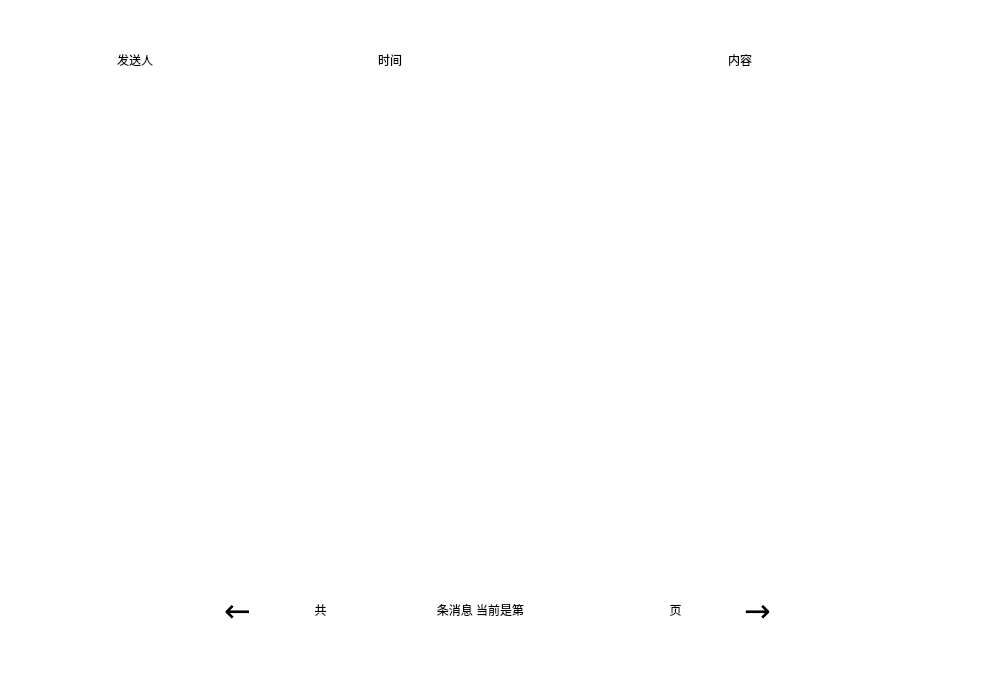
<?xml version="1.0" encoding="UTF-8"?>
<ui version="4.0">
 <class>msgbox</class>
 <widget class="QWidget" name="msgbox">
  <property name="geometry">
   <rect>
    <x>0</x>
    <y>0</y>
    <width>982</width>
    <height>678</height>
   </rect>
  </property>
  <property name="windowTitle">
   <string>消息信箱</string>
  </property>
  <property name="styleSheet">
   <string notr="true">background:white;
</string>
  </property>
  <widget class="QLabel" name="page">
   <property name="geometry">
    <rect>
     <x>570</x>
     <y>590</y>
     <width>61</width>
     <height>40</height>
    </rect>
   </property>
   <property name="styleSheet">
    <string notr="true">font: 75 16pt &quot;Heiti SC&quot;;</string>
   </property>
   <property name="text">
    <string/>
   </property>
   <property name="alignment">
    <set>Qt::AlignCenter</set>
   </property>
  </widget>
  <widget class="QLabel" name="page_2">
   <property name="geometry">
    <rect>
     <x>420</x>
     <y>590</y>
     <width>121</width>
     <height>40</height>
    </rect>
   </property>
   <property name="styleSheet">
    <string notr="true">font: 75 16pt &quot;Heiti SC&quot;;</string>
   </property>
   <property name="text">
    <string>条消息 当前是第</string>
   </property>
   <property name="alignment">
    <set>Qt::AlignCenter</set>
   </property>
  </widget>
  <widget class="QLabel" name="page3">
   <property name="geometry">
    <rect>
     <x>300</x>
     <y>590</y>
     <width>41</width>
     <height>40</height>
    </rect>
   </property>
   <property name="styleSheet">
    <string notr="true">font: 75 16pt &quot;Heiti SC&quot;;</string>
   </property>
   <property name="text">
    <string>共</string>
   </property>
   <property name="alignment">
    <set>Qt::AlignCenter</set>
   </property>
  </widget>
  <widget class="QLabel" name="page_5">
   <property name="geometry">
    <rect>
     <x>650</x>
     <y>590</y>
     <width>51</width>
     <height>40</height>
    </rect>
   </property>
   <property name="styleSheet">
    <string notr="true">font: 75 16pt &quot;Heiti SC&quot;;</string>
   </property>
   <property name="text">
    <string>页</string>
   </property>
   <property name="alignment">
    <set>Qt::AlignCenter</set>
   </property>
  </widget>
  <widget class="QPushButton" name="last_page">
   <property name="geometry">
    <rect>
     <x>200</x>
     <y>590</y>
     <width>75</width>
     <height>40</height>
    </rect>
   </property>
   <property name="styleSheet">
    <string notr="true">
QPushButton#last_page
{
    font:24pt,black;
    background-color:white;
    border-radius:5px;
}

QPushButton#last_page:hover
{
   font:24pt,rgb(0, 172, 230);
    background-color:white;
}

QPushButton#last_page:pressed
{
   font:24pt,rgb(0, 172, 230);
    background-color:white;
    padding-left:3px;
    padding-top:3px;
}

</string>
   </property>
   <property name="text">
    <string>←</string>
   </property>
  </widget>
  <widget class="QPushButton" name="next_page">
   <property name="geometry">
    <rect>
     <x>720</x>
     <y>590</y>
     <width>75</width>
     <height>40</height>
    </rect>
   </property>
   <property name="styleSheet">
    <string notr="true">
QPushButton#next_page
{
    font:24pt,black;
    background-color:white;
    border-radius:5px;
}

QPushButton#next_page:hover
{
   font:24pt,rgb(0, 172, 230);
    background-color:white;
}

QPushButton#next_page:pressed
{
   font:24pt,rgb(0, 172, 230);
    background-color:white;
    padding-left:3px;
    padding-top:3px;
}

</string>
   </property>
   <property name="text">
    <string>→</string>
   </property>
  </widget>
  <widget class="QLabel" name="msg_num">
   <property name="geometry">
    <rect>
     <x>360</x>
     <y>590</y>
     <width>61</width>
     <height>40</height>
    </rect>
   </property>
   <property name="styleSheet">
    <string notr="true">font: 75 16pt &quot;Heiti SC&quot;;</string>
   </property>
   <property name="text">
    <string/>
   </property>
   <property name="alignment">
    <set>Qt::AlignCenter</set>
   </property>
  </widget>
  <widget class="QLabel" name="time_head">
   <property name="geometry">
    <rect>
     <x>280</x>
     <y>50</y>
     <width>220</width>
     <height>20</height>
    </rect>
   </property>
   <property name="styleSheet">
    <string notr="true">font: 75 20pt &quot;Heiti SC&quot;;</string>
   </property>
   <property name="text">
    <string>时间</string>
   </property>
   <property name="alignment">
    <set>Qt::AlignCenter</set>
   </property>
  </widget>
  <widget class="QLabel" name="send_head">
   <property name="geometry">
    <rect>
     <x>40</x>
     <y>50</y>
     <width>190</width>
     <height>20</height>
    </rect>
   </property>
   <property name="styleSheet">
    <string notr="true">font: 75 20pt &quot;Heiti SC&quot;;</string>
   </property>
   <property name="text">
    <string>发送人</string>
   </property>
   <property name="alignment">
    <set>Qt::AlignCenter</set>
   </property>
  </widget>
  <widget class="QLabel" name="shop_owner_head">
   <property name="geometry">
    <rect>
     <x>520</x>
     <y>50</y>
     <width>440</width>
     <height>20</height>
    </rect>
   </property>
   <property name="styleSheet">
    <string notr="true">font: 75 20pt &quot;Heiti SC&quot;;</string>
   </property>
   <property name="text">
    <string>内容</string>
   </property>
   <property name="alignment">
    <set>Qt::AlignCenter</set>
   </property>
  </widget>
  <widget class="QLabel" name="send_1">
   <property name="geometry">
    <rect>
     <x>40</x>
     <y>90</y>
     <width>190</width>
     <height>51</height>
    </rect>
   </property>
   <property name="styleSheet">
    <string notr="true">font: 14pt &quot;Heiti SC&quot;;


</string>
   </property>
   <property name="text">
    <string/>
   </property>
   <property name="alignment">
    <set>Qt::AlignCenter</set>
   </property>
  </widget>
  <widget class="QLabel" name="time_1">
   <property name="geometry">
    <rect>
     <x>280</x>
     <y>90</y>
     <width>220</width>
     <height>51</height>
    </rect>
   </property>
   <property name="styleSheet">
    <string notr="true">font: 14pt &quot;Heiti SC&quot;;


</string>
   </property>
   <property name="text">
    <string/>
   </property>
   <property name="alignment">
    <set>Qt::AlignCenter</set>
   </property>
  </widget>
  <widget class="QLabel" name="content_1">
   <property name="geometry">
    <rect>
     <x>520</x>
     <y>90</y>
     <width>440</width>
     <height>51</height>
    </rect>
   </property>
   <property name="styleSheet">
    <string notr="true">font: 14pt &quot;Heiti SC&quot;;


</string>
   </property>
   <property name="text">
    <string/>
   </property>
   <property name="alignment">
    <set>Qt::AlignCenter</set>
   </property>
   <property name="wordWrap">
    <bool>true</bool>
   </property>
  </widget>
  <widget class="QLabel" name="time_2">
   <property name="geometry">
    <rect>
     <x>280</x>
     <y>200</y>
     <width>220</width>
     <height>51</height>
    </rect>
   </property>
   <property name="styleSheet">
    <string notr="true">font: 14pt &quot;Heiti SC&quot;;


</string>
   </property>
   <property name="text">
    <string/>
   </property>
   <property name="alignment">
    <set>Qt::AlignCenter</set>
   </property>
  </widget>
  <widget class="QLabel" name="content_2">
   <property name="geometry">
    <rect>
     <x>520</x>
     <y>200</y>
     <width>440</width>
     <height>51</height>
    </rect>
   </property>
   <property name="styleSheet">
    <string notr="true">font: 14pt &quot;Heiti SC&quot;;


</string>
   </property>
   <property name="text">
    <string/>
   </property>
   <property name="alignment">
    <set>Qt::AlignCenter</set>
   </property>
   <property name="wordWrap">
    <bool>true</bool>
   </property>
  </widget>
  <widget class="QLabel" name="send_2">
   <property name="geometry">
    <rect>
     <x>40</x>
     <y>200</y>
     <width>190</width>
     <height>51</height>
    </rect>
   </property>
   <property name="styleSheet">
    <string notr="true">font: 14pt &quot;Heiti SC&quot;;


</string>
   </property>
   <property name="text">
    <string/>
   </property>
   <property name="alignment">
    <set>Qt::AlignCenter</set>
   </property>
  </widget>
  <widget class="QLabel" name="time_3">
   <property name="geometry">
    <rect>
     <x>280</x>
     <y>310</y>
     <width>220</width>
     <height>51</height>
    </rect>
   </property>
   <property name="styleSheet">
    <string notr="true">font: 14pt &quot;Heiti SC&quot;;


</string>
   </property>
   <property name="text">
    <string/>
   </property>
   <property name="alignment">
    <set>Qt::AlignCenter</set>
   </property>
  </widget>
  <widget class="QLabel" name="content_3">
   <property name="geometry">
    <rect>
     <x>520</x>
     <y>310</y>
     <width>440</width>
     <height>51</height>
    </rect>
   </property>
   <property name="styleSheet">
    <string notr="true">font: 14pt &quot;Heiti SC&quot;;


</string>
   </property>
   <property name="text">
    <string/>
   </property>
   <property name="alignment">
    <set>Qt::AlignCenter</set>
   </property>
   <property name="wordWrap">
    <bool>true</bool>
   </property>
  </widget>
  <widget class="QLabel" name="send_3">
   <property name="geometry">
    <rect>
     <x>40</x>
     <y>310</y>
     <width>190</width>
     <height>51</height>
    </rect>
   </property>
   <property name="styleSheet">
    <string notr="true">font: 14pt &quot;Heiti SC&quot;;


</string>
   </property>
   <property name="text">
    <string/>
   </property>
   <property name="alignment">
    <set>Qt::AlignCenter</set>
   </property>
  </widget>
  <widget class="QLabel" name="content_5">
   <property name="geometry">
    <rect>
     <x>520</x>
     <y>510</y>
     <width>440</width>
     <height>51</height>
    </rect>
   </property>
   <property name="styleSheet">
    <string notr="true">font: 14pt &quot;Heiti SC&quot;;


</string>
   </property>
   <property name="text">
    <string/>
   </property>
   <property name="alignment">
    <set>Qt::AlignCenter</set>
   </property>
   <property name="wordWrap">
    <bool>true</bool>
   </property>
  </widget>
  <widget class="QLabel" name="time_5">
   <property name="geometry">
    <rect>
     <x>280</x>
     <y>510</y>
     <width>220</width>
     <height>51</height>
    </rect>
   </property>
   <property name="styleSheet">
    <string notr="true">font: 14pt &quot;Heiti SC&quot;;


</string>
   </property>
   <property name="text">
    <string/>
   </property>
   <property name="alignment">
    <set>Qt::AlignCenter</set>
   </property>
  </widget>
  <widget class="QLabel" name="send_5">
   <property name="geometry">
    <rect>
     <x>40</x>
     <y>510</y>
     <width>190</width>
     <height>51</height>
    </rect>
   </property>
   <property name="styleSheet">
    <string notr="true">font: 14pt &quot;Heiti SC&quot;;


</string>
   </property>
   <property name="text">
    <string/>
   </property>
   <property name="alignment">
    <set>Qt::AlignCenter</set>
   </property>
  </widget>
  <widget class="QLabel" name="content_4">
   <property name="geometry">
    <rect>
     <x>520</x>
     <y>420</y>
     <width>440</width>
     <height>51</height>
    </rect>
   </property>
   <property name="styleSheet">
    <string notr="true">font: 14pt &quot;Heiti SC&quot;;


</string>
   </property>
   <property name="text">
    <string/>
   </property>
   <property name="alignment">
    <set>Qt::AlignCenter</set>
   </property>
   <property name="wordWrap">
    <bool>true</bool>
   </property>
  </widget>
  <widget class="QLabel" name="time_4">
   <property name="geometry">
    <rect>
     <x>280</x>
     <y>420</y>
     <width>220</width>
     <height>51</height>
    </rect>
   </property>
   <property name="styleSheet">
    <string notr="true">font: 14pt &quot;Heiti SC&quot;;


</string>
   </property>
   <property name="text">
    <string/>
   </property>
   <property name="alignment">
    <set>Qt::AlignCenter</set>
   </property>
  </widget>
  <widget class="QLabel" name="send_4">
   <property name="geometry">
    <rect>
     <x>40</x>
     <y>420</y>
     <width>190</width>
     <height>51</height>
    </rect>
   </property>
   <property name="styleSheet">
    <string notr="true">font: 14pt &quot;Heiti SC&quot;;


</string>
   </property>
   <property name="text">
    <string/>
   </property>
   <property name="alignment">
    <set>Qt::AlignCenter</set>
   </property>
  </widget>
 </widget>
 <resources/>
 <connections/>
</ui>
